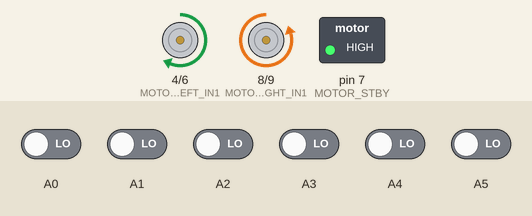
This sketch was run on a simulated Arduino Uno, built with avr-gcc and run on an emulated ATmega328P. Parts: motor-driver pin pairs drawn as motors (green arrow = first pin HIGH = forward, orange = second pin HIGH = backward, longer = more drive, scaled by the enable pin, stopped while the standby pin is LOW), switched loads named in the sketch (green lamp = pin HIGH). Inputs (shaded band) come from the test bench; at power-on: A0–5 LOW.

Above: at 9.2 s.
9.3 s: A4 driven HIGH
At 9.45 s:
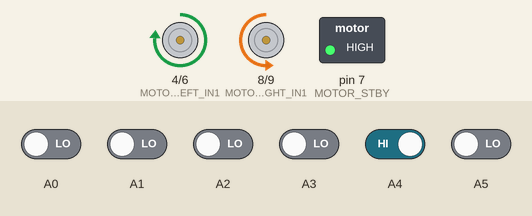
At 12.1 s:
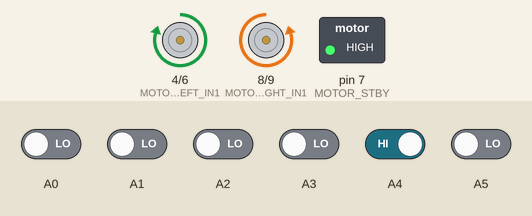
12.3 s: A2 driven HIGH
At 13.0 s:
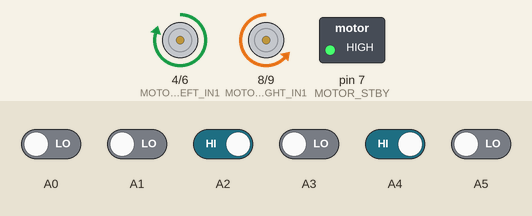
15.3 s: A4 driven LOW
At 16.4 s:
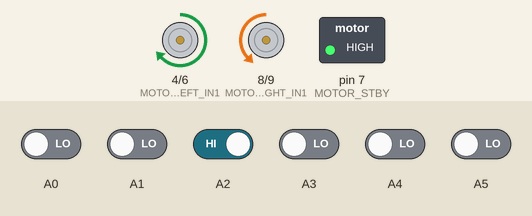
18.3 s: A1 driven HIGH
21.3 s: A5 driven HIGH
24.3 s: A5 driven LOW
Timing chart, 0 to 28.3 s (numbered marks = the images above; inputs shaded):
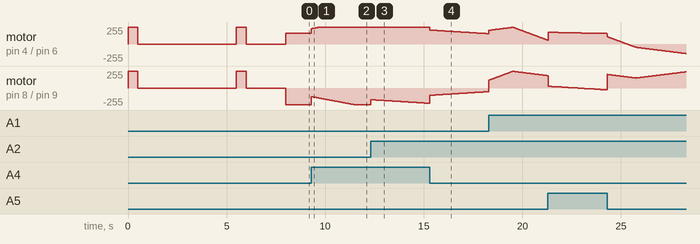

Measured:
- after the input at 9.3 s, motor on pin 4 (MOTOR_LEFT_IN1) / pin 6 (MOTOR_LEFT_IN2): moves from forward 162/255 to forward 250/255 over 0.36 s, starting at once
- after the input at 15.3 s, motor on pin 4 (MOTOR_LEFT_IN1) / pin 6 (MOTOR_LEFT_IN2): moves from forward 250/255 to forward 154/255 over 3.0 s, starting at once

The sketch:

labi_16.ino
```cpp
//---------------------------------------------------------------------------//
//                           Fracastoro Hacking Lab                          //
//                                roboval.it                                 //
//                              2016 Sequencer                               //
//                                  Labi                                     //
//---------------------------------------------------------------------------//

// Copyright (c) 2011 Daniele Zambelli
//
// This program is free software; you can redistribute it and/or modify
// it under the terms of the GNU General Public License version 3 as
// published by the Free Software Foundation
//
// This program is distributed in the hope that it will be useful,
// but WITHOUT ANY WARRANTY; without even the implied warranty of
// MERCHANTABILITY or FITNESS FOR A PARTICULAR PURPOSE.  See the
// GNU General Public License for more details.
//
// You should have received a copy of the GNU General Public License
// along with this program; if not, write to the Free Software
// Foundation, Inc., 59 Temple Place, Suite 330, Boston, MA  02111-1307  USA

//Lib.
#include <QTRSensors.h>

//Connection PIN
#define MOTOR_STBY             7
#define MOTOR_RIGHT_PWM       10
#define MOTOR_LEFT_PWM         5
#define MOTOR_RIGHT_IN1        8
#define MOTOR_RIGHT_IN2        9
#define MOTOR_LEFT_IN2         6
#define MOTOR_LEFT_IN1         4

//Global parameters
#define NUM_SENSORS            6
#define NUM_CALI             200

#define MAX_SPEED            250
#define STEERING_SPEED         MAX_SPEED*.65

#define K_PROPORTIONAL         0.12//1/30.
#define K_DERIVATIVE           1.4//1/2.
#define K_INTEGRAL             0.0001//1/30000.
#define K_LINEAR               2

#define TRESHOLD             300

unsigned int sensorValues[NUM_SENSORS];
QTRSensorsRC qtrrc((unsigned char[]) {A0, A1, A2, A3, A4, A5}, NUM_SENSORS);

int proportional=0, last_proportional;
long integral;
int derivative;
int correction;
int std_speed;

byte digi_sensors;

void(*state)() = &straight;

void setup() {
	Serial.begin(9600);
	pinMode(MOTOR_STBY, OUTPUT);
	pinMode(MOTOR_LEFT_PWM, OUTPUT);
	pinMode(MOTOR_LEFT_IN1, OUTPUT);
	pinMode(MOTOR_LEFT_IN2, OUTPUT);
	pinMode(MOTOR_RIGHT_PWM, OUTPUT);
	pinMode(MOTOR_RIGHT_IN1, OUTPUT);
	pinMode(MOTOR_RIGHT_IN2, OUTPUT);

	motors_go();

	//Start calibration
	motors_test();
	for (int i = 0; i < NUM_CALI; i++) qtrrc.calibrate();
	motors_test();

	delay(2000);
}

void loop() {
	//Sensors update and execution of the current state.
	read_sensors();
	(*state)();
}

// CORRECTION

void forward() {
	//Proportional, Integral, Derivative (PID) correction system.
  integral += proportional;
	derivative = proportional - last_proportional;
	correction = proportional * K_PROPORTIONAL + derivative * K_DERIVATIVE + integral * K_INTEGRAL;
	std_speed = constrain(MAX_SPEED - (K_LINEAR * constrain(abs(correction), 0, 250)), 50, 250);

	set_motors(constrain(std_speed + correction, -MAX_SPEED, MAX_SPEED),
			   constrain(std_speed - correction, -MAX_SPEED, MAX_SPEED));
}

// STATE

void jump(int left_speed, int right_speed, void(*new_state)()) {
	//Transition to new state
	set_motors(left_speed, right_speed);
	state = new_state;
}

//void straight() {
//	//Goes straight following the rule of the left hand.
//	if (digi_sensors == B000000)
//		jump(STEERING_SPEED, -STEERING_SPEED, &turn_right);
//	else if (digi_sensors & B100000)
//		jump(0, 0, &unknow);
//	else if (digi_sensors & B000001)
//		jump(0, 0, &unknow);
//	else forward();
//}

void straight() {
	//Goes straight following the rule of the left hand.
	if (digi_sensors == B000000)
		jump(STEERING_SPEED, -STEERING_SPEED, &turn_right);
	else if (digi_sensors & B100000)
		jump(STEERING_SPEED, STEERING_SPEED, &turn_left_init);
	else forward();
}

//void straight() {
//	//Goes straight following the rule of the left hand.
//	if (digi_sensors == B000000)
//		jump(STEERING_SPEED, -STEERING_SPEED, &turn_right);
//	else if (digi_sensors & B100000)
//		jump(-STEERING_SPEED, STEERING_SPEED, &turn_left);
//	else forward();
//}

void unknow(){
  delay(2000);
  jump(STEERING_SPEED, STEERING_SPEED, &straight);
}

void turn_right() {
	//Turn right until is on the line.
	if (digi_sensors & B000010){
                integral = 0;
		jump(STEERING_SPEED, STEERING_SPEED, &straight);}
}

//void turn_left_init() {
//	//Before turn left check if it has reached the end.
//	if (!(digi_sensors &   B100000))
//		jump(0, 0, &unknow);
//}

void turn_left_init() {
	//Before turn left check if it has reached the end.
	if (!(digi_sensors & B100000)){
		jump(-STEERING_SPEED, STEERING_SPEED, &turn_left);}
}

void turn_left() {
	//Turn right until is on the line.
	if (digi_sensors & B010000){
                integral = 0;
		jump(STEERING_SPEED, STEERING_SPEED, &straight);}//jump(0, 0, &unknow);}
}

//void turn_left() {
//	//Turn right until is on the line.
//	if (digi_sensors == B011000)
//                integral = 0;
//		jump(STEERING_SPEED, STEERING_SPEED, &straight);
//}

// SENSORS

void read_sensors() {
	//Analogic (range: -2500; +2500)
	last_proportional = proportional;
	proportional = qtrrc.readLine(sensorValues) - 2500;

	//Digital
	digi_sensors = 0;
	for(int i=0; i<NUM_SENSORS; i++){
	digi_sensors <<= 1;
	digi_sensors += (sensorValues[i] > TRESHOLD);
	}
}

// MOTORS

void motors_test(){
	//0.5 second motors test
	set_motors(MAX_SPEED, MAX_SPEED);
	delay(500);
	set_motors(0, 0);
}

void motors_go() {
	//Exit from Standby mode
	digitalWrite(MOTOR_STBY, HIGH);
}

void motors_stop() {
	//Standby mode
	digitalWrite(MOTOR_STBY, LOW);
}

void set_motors(int sp_l, int sp_r) {
	//Set right and left motors speeds (-255, 255)
	int dir = int (sp_l >= 0);
	digitalWrite(MOTOR_LEFT_IN1, dir);
	digitalWrite(MOTOR_LEFT_IN2, !dir);
	analogWrite(MOTOR_LEFT_PWM, abs(sp_l));
	dir = int (sp_r >= 0);
	digitalWrite(MOTOR_RIGHT_IN1, dir);
	digitalWrite(MOTOR_RIGHT_IN2, !dir);
	analogWrite(MOTOR_RIGHT_PWM, abs(sp_r));
}
```
